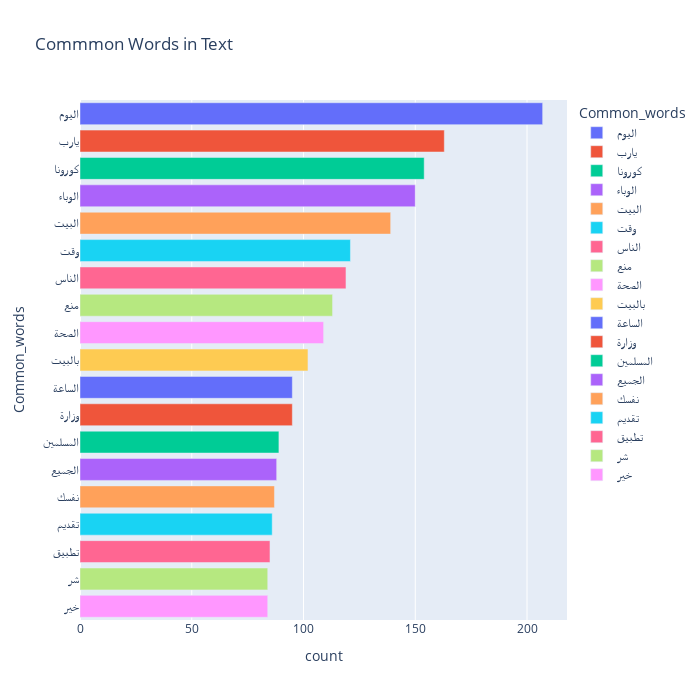

This figure's notebook cell:
### Code cell
fig = px.bar(temp, x="count", y="Common_words", title='Commmon Words in Text', orientation='h', 
             width=700, height=700,color='Common_words')
fig.show()

### Figure 1 — Plotly figure (JSON) as saved in the notebook; plotly's stock layout.template omitted (floating-point values rounded to 4 significant figures)
{"data": [{"alignmentgroup": "True", "hovertemplate": "Common_words=%{y}<br>count=%{x}<extra></extra>", "legendgroup": "اليوم", "marker": {"color": "#636efa"}, "name": "اليوم", "offsetgroup": "اليوم", "orientation": "h", "showlegend": true, "textposition": "auto", "type": "bar", "x": [207], "xaxis": "x", "y": ["اليوم"], "yaxis": "y"}, {"alignmentgroup": "True", "hovertemplate": "Common_words=%{y}<br>count=%{x}<extra></extra>", "legendgroup": "يارب", "marker": {"color": "#EF553B"}, "name": "يارب", "offsetgroup": "يارب", "orientation": "h", "showlegend": true, "textposition": "auto", "type": "bar", "x": [163], "xaxis": "x", "y": ["يارب"], "yaxis": "y"}, {"alignmentgroup": "True", "hovertemplate": "Common_words=%{y}<br>count=%{x}<extra></extra>", "legendgroup": "كورونا", "marker": {"color": "#00cc96"}, "name": "كورونا", "offsetgroup": "كورونا", "orientation": "h", "showlegend": true, "textposition": "auto", "type": "bar", "x": [154], "xaxis": "x", "y": ["كورونا"], "yaxis": "y"}, {"alignmentgroup": "True", "hovertemplate": "Common_words=%{y}<br>count=%{x}<extra></extra>", "legendgroup": "الوباء", "marker": {"color": "#ab63fa"}, "name": "الوباء", "offsetgroup": "الوباء", "orientation": "h", "showlegend": true, "textposition": "auto", "type": "bar", "x": [150], "xaxis": "x", "y": ["الوباء"], "yaxis": "y"}, {"alignmentgroup": "True", "hovertemplate": "Common_words=%{y}<br>count=%{x}<extra></extra>", "legendgroup": "البيت", "marker": {"color": "#FFA15A"}, "name": "البيت", "offsetgroup": "البيت", "orientation": "h", "showlegend": true, "textposition": "auto", "type": "bar", "x": [139], "xaxis": "x", "y": ["البيت"], "yaxis": "y"}, {"alignmentgroup": "True", "hovertemplate": "Common_words=%{y}<br>count=%{x}<extra></extra>", "legendgroup": "وقت", "marker": {"color": "#19d3f3"}, "name": "وقت", "offsetgroup": "وقت", "orientation": "h", "showlegend": true, "textposition": "auto", "type": "bar", "x": [121], "xaxis": "x", "y": ["وقت"], "yaxis": "y"}, {"alignmentgroup": "True", "hovertemplate": "Common_words=%{y}<br>count=%{x}<extra></extra>", "legendgroup": "الناس", "marker": {"color": "#FF6692"}, "name": "الناس", "offsetgroup": "الناس", "orientation": "h", "showlegend": true, "textposition": "auto", "type": "bar", "x": [119], "xaxis": "x", "y": ["الناس"], "yaxis": "y"}, {"alignmentgroup": "True", "hovertemplate": "Common_words=%{y}<br>count=%{x}<extra></extra>", "legendgroup": "منع", "marker": {"color": "#B6E880"}, "name": "منع", "offsetgroup": "منع", "orientation": "h", "showlegend": true, "textposition": "auto", "type": "bar", "x": [113], "xaxis": "x", "y": ["منع"], "yaxis": "y"}, {"alignmentgroup": "True", "hovertemplate": "Common_words=%{y}<br>count=%{x}<extra></extra>", "legendgroup": "الصحة", "marker": {"color": "#FF97FF"}, "name": "الصحة", "offsetgroup": "الصحة", "orientation": "h", "showlegend": true, "textposition": "auto", "type": "bar", "x": [109], "xaxis": "x", "y": ["الصحة"], "yaxis": "y"}, {"alignmentgroup": "True", "hovertemplate": "Common_words=%{y}<br>count=%{x}<extra></extra>", "legendgroup": "بالبيت", "marker": {"color": "#FECB52"}, "name": "بالبيت", "offsetgroup": "بالبيت", "orientation": "h", "showlegend": true, "textposition": "auto", "type": "bar", "x": [102], "xaxis": "x", "y": ["بالبيت"], "yaxis": "y"}, {"alignmentgroup": "True", "hovertemplate": "Common_words=%{y}<br>count=%{x}<extra></extra>", "legendgroup": "الساعة", "marker": {"color": "#636efa"}, "name": "الساعة", "offsetgroup": "الساعة", "orientation": "h", "showlegend": true, "textposition": "auto", "type": "bar", "x": [95], "xaxis": "x", "y": ["الساعة"], "yaxis": "y"}, {"alignmentgroup": "True", "hovertemplate": "Common_words=%{y}<br>count=%{x}<extra></extra>", "legendgroup": "وزارة", "marker": {"color": "#EF553B"}, "name": "وزارة", "offsetgroup": "وزارة", "orientation": "h", "showlegend": true, "textposition": "auto", "type": "bar", "x": [95], "xaxis": "x", "y": ["وزارة"], "yaxis": "y"}, {"alignmentgroup": "True", "hovertemplate": "Common_words=%{y}<br>count=%{x}<extra></extra>", "legendgroup": "المسلمين", "marker": {"color": "#00cc96"}, "name": "المسلمين", "offsetgroup": "المسلمين", "orientation": "h", "showlegend": true, "textposition": "auto", "type": "bar", "x": [89], "xaxis": "x", "y": ["المسلمين"], "yaxis": "y"}, {"alignmentgroup": "True", "hovertemplate": "Common_words=%{y}<br>count=%{x}<extra></extra>", "legendgroup": "الجميع", "marker": {"color": "#ab63fa"}, "name": "الجميع", "offsetgroup": "الجميع", "orientation": "h", "showlegend": true, "textposition": "auto", "type": "bar", "x": [88], "xaxis": "x", "y": ["الجميع"], "yaxis": "y"}, {"alignmentgroup": "True", "hovertemplate": "Common_words=%{y}<br>count=%{x}<extra></extra>", "legendgroup": "نفسك", "marker": {"color": "#FFA15A"}, "name": "نفسك", "offsetgroup": "نفسك", "orientation": "h", "showlegend": true, "textposition": "auto", "type": "bar", "x": [87], "xaxis": "x", "y": ["نفسك"], "yaxis": "y"}, {"alignmentgroup": "True", "hovertemplate": "Common_words=%{y}<br>count=%{x}<extra></extra>", "legendgroup": "تقديم", "marker": {"color": "#19d3f3"}, "name": "تقديم", "offsetgroup": "تقديم", "orientation": "h", "showlegend": true, "textposition": "auto", "type": "bar", "x": [86], "xaxis": "x", "y": ["تقديم"], "yaxis": "y"}, {"alignmentgroup": "True", "hovertemplate": "Common_words=%{y}<br>count=%{x}<extra></extra>", "legendgroup": "تطبيق", "marker": {"color": "#FF6692"}, "name": "تطبيق", "offsetgroup": "تطبيق", "orientation": "h", "showlegend": true, "textposition": "auto", "type": "bar", "x": [85], "xaxis": "x", "y": ["تطبيق"], "yaxis": "y"}, {"alignmentgroup": "True", "hovertemplate": "Common_words=%{y}<br>count=%{x}<extra></extra>", "legendgroup": "شر", "marker": {"color": "#B6E880"}, "name": "شر", "offsetgroup": "شر", "orientation": "h", "showlegend": true, "textposition": "auto", "type": "bar", "x": [84], "xaxis": "x", "y": ["شر"], "yaxis": "y"}, {"alignmentgroup": "True", "hovertemplate": "Common_words=%{y}<br>count=%{x}<extra></extra>", "legendgroup": "خير", "marker": {"color": "#FF97FF"}, "name": "خير", "offsetgroup": "خير", "orientation": "h", "showlegend": true, "textposition": "auto", "type": "bar", "x": [84], "xaxis": "x", "y": ["خير"], "yaxis": "y"}], "layout": {"barmode": "relative", "height": 700, "legend": {"title": {"text": "Common_words"}, "tracegroupgap": 0}, "title": {"text": "Commmon Words in Text"}, "width": 700, "xaxis": {"anchor": "y", "domain": [0, 1], "title": {"text": "count"}}, "yaxis": {"anchor": "x", "categoryarray": ["خير", "شر", "تطبيق", "تقديم", "نفسك", "الجميع", "المسلمين", "وزارة", "الساعة", "بالبيت", "الصحة", "منع", "الناس", "وقت", "البيت", "الوباء", "كورونا", "يارب", "اليوم"], "categoryorder": "array", "domain": [0, 1], "title": {"text": "Common_words"}}}}
